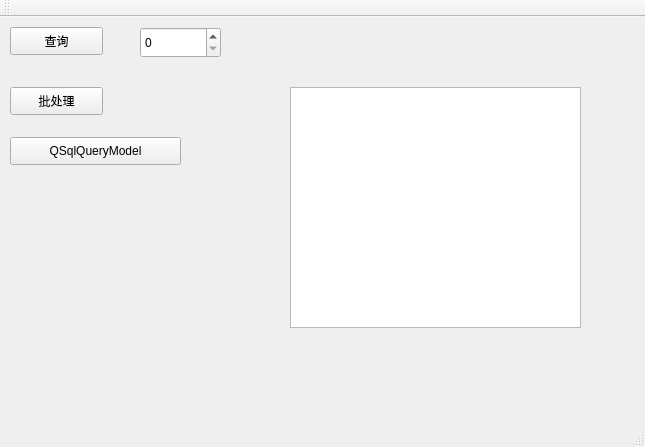
<?xml version="1.0" encoding="UTF-8"?>
<ui version="4.0">
 <class>MainWindow</class>
 <widget class="QMainWindow" name="MainWindow">
  <property name="geometry">
   <rect>
    <x>0</x>
    <y>0</y>
    <width>645</width>
    <height>447</height>
   </rect>
  </property>
  <property name="windowTitle">
   <string>MainWindow</string>
  </property>
  <widget class="QWidget" name="centralWidget">
   <widget class="QPushButton" name="pushButton">
    <property name="geometry">
     <rect>
      <x>10</x>
      <y>10</y>
      <width>93</width>
      <height>28</height>
     </rect>
    </property>
    <property name="text">
     <string>查询</string>
    </property>
   </widget>
   <widget class="QSpinBox" name="spinBox">
    <property name="geometry">
     <rect>
      <x>140</x>
      <y>10</y>
      <width>81</width>
      <height>31</height>
     </rect>
    </property>
   </widget>
   <widget class="QPushButton" name="pushButton_2">
    <property name="geometry">
     <rect>
      <x>10</x>
      <y>70</y>
      <width>93</width>
      <height>28</height>
     </rect>
    </property>
    <property name="text">
     <string>批处理</string>
    </property>
   </widget>
   <widget class="QPushButton" name="pushButton_3">
    <property name="geometry">
     <rect>
      <x>10</x>
      <y>120</y>
      <width>171</width>
      <height>28</height>
     </rect>
    </property>
    <property name="text">
     <string>QSqlQueryModel</string>
    </property>
   </widget>
   <widget class="QTableView" name="tableView">
    <property name="geometry">
     <rect>
      <x>290</x>
      <y>70</y>
      <width>291</width>
      <height>241</height>
     </rect>
    </property>
   </widget>
  </widget>
  <widget class="QMenuBar" name="menuBar">
   <property name="geometry">
    <rect>
     <x>0</x>
     <y>0</y>
     <width>645</width>
     <height>23</height>
    </rect>
   </property>
  </widget>
  <widget class="QToolBar" name="mainToolBar">
   <attribute name="toolBarArea">
    <enum>TopToolBarArea</enum>
   </attribute>
   <attribute name="toolBarBreak">
    <bool>false</bool>
   </attribute>
  </widget>
  <widget class="QStatusBar" name="statusBar"/>
 </widget>
 <layoutdefault spacing="6" margin="11"/>
 <resources/>
 <connections/>
</ui>
